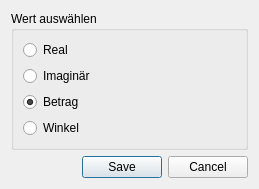
<?xml version="1.0" encoding="UTF-8"?>
<ui version="4.0">
 <class>ExportDialog</class>
 <widget class="QDialog" name="ExportDialog">
  <property name="geometry">
   <rect>
    <x>0</x>
    <y>0</y>
    <width>259</width>
    <height>188</height>
   </rect>
  </property>
  <property name="windowTitle">
   <string>Export Dialog</string>
  </property>
  <layout class="QVBoxLayout" name="verticalLayout">
   <item>
    <widget class="QGroupBox" name="groupValue">
     <property name="title">
      <string>Wert auswählen</string>
     </property>
     <layout class="QVBoxLayout" name="verticalLayout_2">
      <item>
       <widget class="QRadioButton" name="radioReal">
        <property name="text">
         <string>Real</string>
        </property>
       </widget>
      </item>
      <item>
       <widget class="QRadioButton" name="radioImag">
        <property name="text">
         <string>Imaginär</string>
        </property>
       </widget>
      </item>
      <item>
       <widget class="QRadioButton" name="radioMagnitude">
        <property name="text">
         <string>Betrag</string>
        </property>
        <property name="checked">
         <bool>true</bool>
        </property>
       </widget>
      </item>
      <item>
       <widget class="QRadioButton" name="radioAngle">
        <property name="text">
         <string>Winkel</string>
        </property>
       </widget>
      </item>
     </layout>
    </widget>
   </item>
   <item>
    <widget class="QDialogButtonBox" name="buttonBox">
     <property name="orientation">
      <enum>Qt::Horizontal</enum>
     </property>
     <property name="standardButtons">
      <set>QDialogButtonBox::Cancel|QDialogButtonBox::Save</set>
     </property>
    </widget>
   </item>
  </layout>
 </widget>
 <resources/>
 <connections>
  <connection>
   <sender>buttonBox</sender>
   <signal>accepted()</signal>
   <receiver>ExportDialog</receiver>
   <slot>accept()</slot>
   <hints>
    <hint type="sourcelabel">
     <x>248</x>
     <y>254</y>
    </hint>
    <hint type="destinationlabel">
     <x>157</x>
     <y>274</y>
    </hint>
   </hints>
  </connection>
  <connection>
   <sender>buttonBox</sender>
   <signal>rejected()</signal>
   <receiver>ExportDialog</receiver>
   <slot>reject()</slot>
   <hints>
    <hint type="sourcelabel">
     <x>316</x>
     <y>260</y>
    </hint>
    <hint type="destinationlabel">
     <x>286</x>
     <y>274</y>
    </hint>
   </hints>
  </connection>
 </connections>
</ui>
